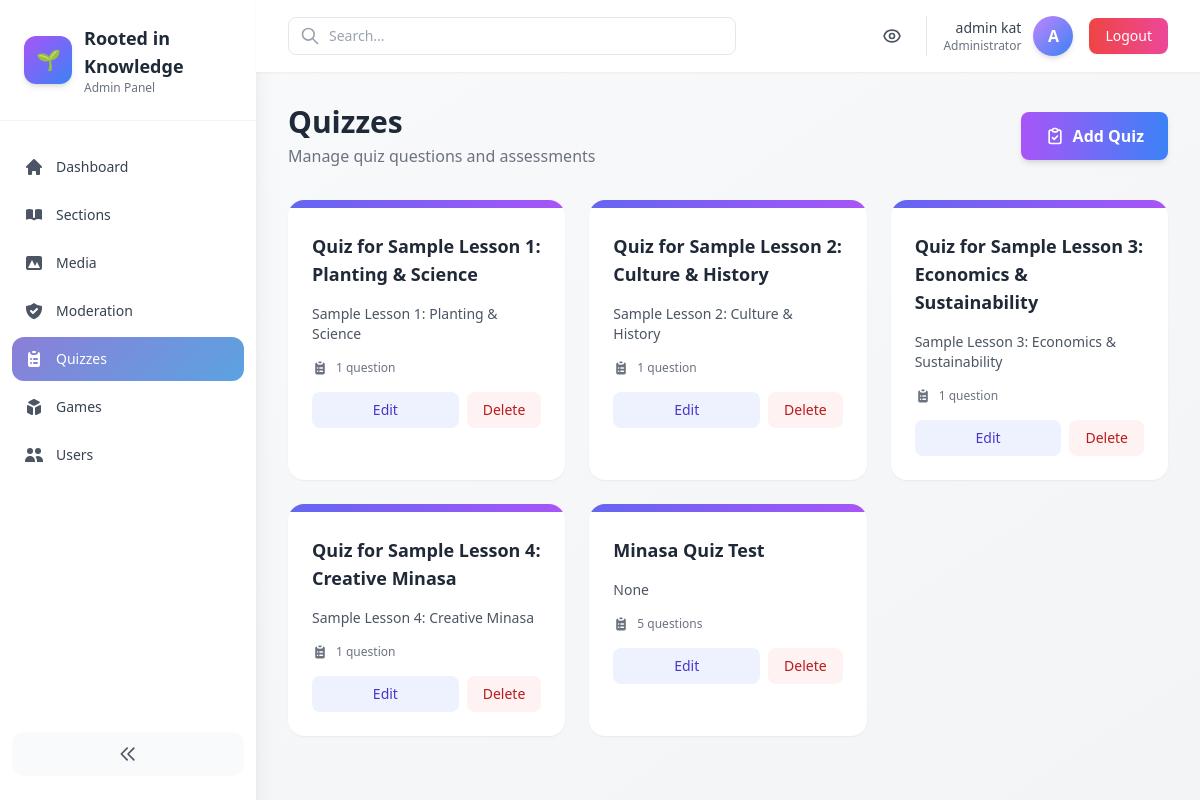
The app's page /admin-panel/quizzes/ (signed in) with its own data.
### quizzes/models.py (models this page shows, shortened)
class Quiz(models.Model):
    title = models.CharField(max_length=200)
    article = models.ForeignKey(Article, on_delete=models.SET_NULL, null=True, blank=True)

### core/models.py (models this page shows)
class Article(models.Model):
    CATEGORY_CHOICES = [
        ('planting', 'Planting & Science'),
        ('culture', 'Culture & History'),
        ('economics', 'Economics & Sustainability'),
        ('creative', 'Creative Minasa'),
    ]
    title = models.CharField(max_length=200)
    slug = models.SlugField(unique=True)
    category = models.CharField(max_length=50, choices=CATEGORY_CHOICES)
    excerpt = models.TextField(blank=True)
    content = models.TextField()
    video = models.FileField(upload_to='videos/', blank=True, null=True)
    pdf = models.FileField(upload_to='pdfs/', blank=True, null=True)
    cover_image = models.ImageField(upload_to='article_covers/', blank=True, null=True)
    created_at = models.DateTimeField(auto_now_add=True)
    def __str__(self):
        return self.title

### core/admin_panel/views.py (the view)
# urls.py: path('admin-panel/quizzes/', admin_views.QuizListView.as_view(), name='admin_quizzes'),
@method_decorator(staff_member_required, name='dispatch')
class QuizListView(ListView):
    model = Quiz
    template_name = 'core/admin_panel/quiz_list.html'
    context_object_name = 'quizzes'
    paginate_by = 12

### core/templates/core/admin_panel/quiz_list.html (shortened to what this page needs)
{% extends 'core/admin_panel/base.html' %}
{% block content %}
<div class="flex flex-col sm:flex-row sm:items-center sm:justify-between mb-8 gap-4">
  <div>
    <h1 class="text-3xl font-bold text-gray-800">Quizzes</h1>
    <p class="text-gray-500 mt-1">Manage quiz questions and assessments</p>
  </div>
  <a href="{% url 'core:admin_quiz_add' %}" class="inline-flex items-center justify-center gap-2 px-6 py-3 bg-gradient-to-r from-purple-500 to-blue-500 text-white font-semibold rounded-lg hover:from-purple-600 hover:to-blue-600 transition-all shadow-md hover:shadow-lg">
    <svg class="w-5 h-5" fill="none" stroke="currentColor" viewBox="0 0 24 24">
      <path stroke-linecap="round" stroke-linejoin="round" stroke-width="2" d="M9 5H7a2 2 0 00-2 2v12a2 2 0 002 2h10a2 2 0 002-2V7a2 2 0 00-2-2h-2M9 5a2 2 0 002 2h2a2 2 0 002-2M9 5a2 2 0 012-2h2a2 2 0 012 2m-6 9l2 2 4-4"></path>
    </svg>
    Add Quiz
  </a>
</div>
<div class="grid grid-cols-1 md:grid-cols-2 lg:grid-cols-3 gap-6">
  {% for q in quizzes %}
  <div class="bg-white rounded-2xl shadow-sm hover:shadow-md transition-all overflow-hidden">
    <div class="h-2 bg-gradient-to-r from-indigo-500 to-purple-500"></div>
    <div class="p-6">
      <div class="flex items-start justify-between mb-3">
        <div class="flex-1">
          <h3 class="text-lg font-bold text-gray-800 mb-1">{{ q.title }}</h3>
        </div>
      </div>
      <p class="text-gray-600 text-sm mb-4 line-clamp-3">{{ q.article|truncatewords:20 }}</p>
      <div class="flex items-center gap-2 text-xs text-gray-500 mb-4">
        <span>{{ q.questions.count }} question{{ q.questions.count|pluralize }}</span>
      </div>
      <div class="flex gap-2">
        <a href="{% url 'core:admin_quiz_edit' q.pk %}" class="flex-1 px-4 py-2 bg-indigo-50 text-indigo-700 text-sm font-medium rounded-lg hover:bg-indigo-100 transition-colors text-center">
          Edit
        </a>
        <a href="{% url 'core:admin_quiz_delete' q.pk %}" class="px-4 py-2 bg-red-50 text-red-700 text-sm font-medium rounded-lg hover:bg-red-100 transition-colors">
          Delete
        </a>
      </div>
    </div>
  </div>
  {% endfor %}
</div>
{% endblock %}

### core/templates/core/admin_panel/base.html (shortened to what this page needs)
<!doctype html>
<html lang="en">
  <head>
    <script src="https://cdn.tailwindcss.com"></script>
  </head>
  <body class="bg-gradient-to-br from-gray-50 to-gray-100 min-h-screen antialiased" x-data="{ sidebarOpen: true, mobileMenuOpen: false }">
    <div class="min-h-screen flex">
      <aside :class="sidebarOpen ? 'w-64' : 'w-20'" class="bg-white shadow-xl transition-all duration-300 h-screen sticky top-0 hidden lg:block">
        <div class="p-6 border-b border-gray-100">
          <div class="flex items-center gap-3">
            <div class="w-12 h-12 bg-gradient-to-br from-purple-500 to-blue-500 rounded-xl flex items-center justify-center text-white shadow-md flex-shrink-0">
              <span class="text-xl">🌱</span>
            </div>
            <div x-show="sidebarOpen" x-transition>
              <div class="text-lg font-bold text-gray-800">Rooted in Knowledge</div>
              <p class="text-xs text-gray-500">Admin Panel</p>
            </div>
          </div>
        </div>
        <nav class="mt-6 px-3">
          <ul class="space-y-1 text-sm">
            <li>
              <a href="{% url 'core:admin_dashboard' %}" class="flex items-center gap-3 p-3 rounded-xl hover:bg-purple-50 transition-all group {% if request.resolver_match.url_name == 'admin_dashboard' %}active-nav{% endif %}">
                <svg class="w-5 h-5 flex-shrink-0 {% if request.resolver_match.url_name == 'admin_dashboard' %}text-white{% else %}text-gray-600 group-hover:text-purple-600{% endif %}" fill="currentColor" viewBox="0 0 20 20">
                  <path d="M10.707 2.293a1 1 0 00-1.414 0l-7 7a1 1 0 001.414 1.414L4 10.414V17a1 1 0 001 1h2a1 1 0 001-1v-2a1 1 0 011-1h2a1 1 0 011 1v2a1 1 0 001 1h2a1 1 0 001-1v-6.586l.293.293a1 1 0 001.414-1.414l-7-7z"></path>
                </svg>
                <span x-show="sidebarOpen" class="font-medium {% if request.resolver_match.url_name == 'admin_dashboard' %}text-white{% else %}text-gray-700 group-hover:text-purple-600{% endif %}">Dashboard</span>
              </a>
            </li>
            <li>
              <a href="{% url 'core:admin_sections' %}" class="flex items-center gap-3 p-3 rounded-xl hover:bg-purple-50 transition-all group {% if 'section' in request.resolver_match.url_name %}active-nav{% endif %}">
                <svg class="w-5 h-5 flex-shrink-0 {% if 'section' in request.resolver_match.url_name %}text-white{% else %}text-gray-600 group-hover:text-purple-600{% endif %}" fill="currentColor" viewBox="0 0 20 20">
                  <path d="M9 4.804A7.968 7.968 0 005.5 4c-1.255 0-2.443.29-3.5.804v10A7.969 7.969 0 015.5 14c1.669 0 3.218.51 4.5 1.385A7.962 7.962 0 0114.5 14c1.255 0 2.443.29 3.5.804v-10A7.968 7.968 0 0014.5 4c-1.255 0-2.443.29-3.5.804V12a1 1 0 11-2 0V4.804z"></path>
                </svg>
                <span x-show="sidebarOpen" class="font-medium {% if 'section' in request.resolver_match.url_name %}text-white{% else %}text-gray-700 group-hover:text-purple-600{% endif %}">Sections</span>
              </a>
            </li>
            <li>
              <a href="{% url 'core:admin_media' %}" class="flex items-center gap-3 p-3 rounded-xl hover:bg-purple-50 transition-all group {% if 'media' in request.resolver_match.url_name %}active-nav{% endif %}">
                <svg class="w-5 h-5 flex-shrink-0 {% if 'media' in request.resolver_match.url_name %}text-white{% else %}text-gray-600 group-hover:text-purple-600{% endif %}" fill="currentColor" viewBox="0 0 20 20">
                  <path fill-rule="evenodd" d="M4 3a2 2 0 00-2 2v10a2 2 0 002 2h12a2 2 0 002-2V5a2 2 0 00-2-2H4zm12 12H4l4-8 3 6 2-4 3 6z" clip-rule="evenodd"></path>
                </svg>
                <span x-show="sidebarOpen" class="font-medium {% if 'media' in request.resolver_match.url_name %}text-white{% else %}text-gray-700 group-hover:text-purple-600{% endif %}">Media</span>
              </a>
            </li>
            <li>
              <a href="{% url 'core:admin_moderation' %}" class="flex items-center gap-3 p-3 rounded-xl hover:bg-purple-50 transition-all group {% if 'moderation' in request.resolver_match.url_name %}active-nav{% endif %}">
                <svg class="w-5 h-5 flex-shrink-0 {% if 'moderation' in request.resolver_match.url_name %}text-white{% else %}text-gray-600 group-hover:text-purple-600{% endif %}" fill="currentColor" viewBox="0 0 20 20">
                  <path fill-rule="evenodd" d="M2.166 4.999A11.954 11.954 0 0010 1.944 11.954 11.954 0 0017.834 5c.11.65.166 1.32.166 2.001 0 5.225-3.34 9.67-8 11.317C5.34 16.67 2 12.225 2 7c0-.682.057-1.35.166-2.001zm11.541 3.708a1 1 0 00-1.414-1.414L9 10.586 7.707 9.293a1 1 0 00-1.414 1.414l2 2a1 1 0 001.414 0l4-4z" clip-rule="evenodd"></path>
                </svg>
                <span x-show="sidebarOpen" class="font-medium {% if 'moderation' in request.resolver_match.url_name %}text-white{% else %}text-gray-700 group-hover:text-purple-600{% endif %}">Moderation</span>
              </a>
            </li>
            <li>
              <a href="{% url 'core:admin_quizzes' %}" class="flex items-center gap-3 p-3 rounded-xl hover:bg-purple-50 transition-all group {% if 'quiz' in request.resolver_match.url_name %}active-nav{% endif %}">
                <svg class="w-5 h-5 flex-shrink-0 {% if 'quiz' in request.resolver_match.url_name %}text-white{% else %}text-gray-600 group-hover:text-purple-600{% endif %}" fill="currentColor" viewBox="0 0 20 20">
                  <path d="M9 2a1 1 0 000 2h2a1 1 0 100-2H9z"></path>
                  <path fill-rule="evenodd" d="M4 5a2 2 0 012-2 3 3 0 003 3h2a3 3 0 003-3 2 2 0 012 2v11a2 2 0 01-2 2H6a2 2 0 01-2-2V5zm3 4a1 1 0 000 2h.01a1 1 0 100-2H7zm3 0a1 1 0 000 2h3a1 1 0 100-2h-3zm-3 4a1 1 0 100 2h.01a1 1 0 100-2H7zm3 0a1 1 0 100 2h3a1 1 0 100-2h-3z" clip-rule="evenodd"></path>
                </svg>
                <span x-show="sidebarOpen" class="font-medium {% if 'quiz' in request.resolver_match.url_name %}text-white{% else %}text-gray-700 group-hover:text-purple-600{% endif %}">Quizzes</span>
              </a>
            </li>
            <li>
              <a href="{% url 'core:admin_games' %}" class="flex items-center gap-3 p-3 rounded-xl hover:bg-purple-50 transition-all group {% if 'game' in request.resolver_match.url_name %}active-nav{% endif %}">
                <svg class="w-5 h-5 flex-shrink-0 {% if 'game' in request.resolver_match.url_name %}text-white{% else %}text-gray-600 group-hover:text-purple-600{% endif %}" fill="currentColor" viewBox="0 0 20 20">
                  <path d="M11 17a1 1 0 001.447.894l4-2A1 1 0 0017 15V9.236a1 1 0 00-1.447-.894l-4 2a1 1 0 00-.553.894V17zM15.211 6.276a1 1 0 000-1.788l-4.764-2.382a1 1 0 00-.894 0L4.789 4.488a1 1 0 000 1.788l4.764 2.382a1 1 0 00.894 0l4.764-2.382zM4.447 8.342A1 1 0 003 9.236V15a1 1 0 00.553.894l4 2A1 1 0 009 17v-5.764a1 1 0 00-.553-.894l-4-2z"></path>
                </svg>
                <span x-show="sidebarOpen" class="font-medium {% if 'game' in request.resolver_match.url_name %}text-white{% else %}text-gray-700 group-hover:text-purple-600{% endif %}">Games</span>
              </a>
            </li>
            <li>
              <a href="{% url 'core:admin_users' %}" class="flex items-center gap-3 p-3 rounded-xl hover:bg-purple-50 transition-all group {% if 'user' in request.resolver_match.url_name %}active-nav{% endif %}">
                <svg class="w-5 h-5 flex-shrink-0 {% if 'user' in request.resolver_match.url_name %}text-white{% else %}text-gray-600 group-hover:text-purple-600{% endif %}" fill="currentColor" viewBox="0 0 20 20">
                  <path d="M9 6a3 3 0 11-6 0 3 3 0 016 0zM17 6a3 3 0 11-6 0 3 3 0 016 0zM12.93 17c.046-.327.07-.66.07-1a6.97 6.97 0 00-1.5-4.33A5 5 0 0119 16v1h-6.07zM6 11a5 5 0 015 5v1H1v-1a5 5 0 015-5z"></path>
                </svg>
                <span x-show="sidebarOpen" class="font-medium {% if 'user' in request.resolver_match.url_name %}text-white{% else %}text-gray-700 group-hover:text-purple-600{% endif %}">Users</span>
              </a>
            </li>
          </ul>
        </nav>
        <div class="absolute bottom-6 left-0 right-0 px-3">
          <button @click="sidebarOpen = !sidebarOpen" class="w-full p-3 bg-gray-50 hover:bg-gray-100 rounded-xl transition-all flex items-center justify-center">
            <svg class="w-5 h-5 text-gray-600" fill="none" stroke="currentColor" viewBox="0 0 24 24">
              <path stroke-linecap="round" stroke-linejoin="round" stroke-width="2" d="M11 19l-7-7 7-7m8 14l-7-7 7-7"></path>
            </svg>
          </button>
        </div>
      </aside>
      <div class="flex-1 flex flex-col min-w-0">
        <header class="bg-white shadow-sm sticky top-0 z-40">
          <div class="px-4 sm:px-6 lg:px-8 py-4 flex items-center justify-between">
            <div class="flex items-center gap-4 flex-1">
              <div class="relative max-w-md w-full">
                <input type="search" placeholder="Search..." class="w-full pl-10 pr-4 py-2 border border-gray-200 rounded-lg focus:outline-none focus:ring-2 focus:ring-purple-500 focus:border-transparent text-sm" />
                <svg class="w-5 h-5 text-gray-400 absolute left-3 top-1/2 -translate-y-1/2" fill="none" stroke="currentColor" viewBox="0 0 24 24">
                  <path stroke-linecap="round" stroke-linejoin="round" stroke-width="2" d="M21 21l-6-6m2-5a7 7 0 11-14 0 7 7 0 0114 0z"></path>
                </svg>
              </div>
            </div>
            <div class="flex items-center gap-4">
              <a href="/" class="p-2 hover:bg-gray-100 rounded-lg transition" title="View Site">
              </a>
              <div class="flex items-center gap-3 pl-4 border-l border-gray-200">
                <div class="text-right hidden sm:block">
                  <div class="text-sm font-medium text-gray-700">{{ user.username }}</div>
                  <div class="text-xs text-gray-500">Administrator</div>
                </div>
                <div class="w-10 h-10 bg-gradient-to-br from-purple-400 to-blue-500 rounded-full flex items-center justify-center text-white font-semibold shadow-md">
                  {{ user.username|slice:":1"|upper }}
                </div>
              </div>
              <a href="{% url 'logout' %}" class="px-4 py-2 text-sm font-medium text-white bg-gradient-to-r from-red-500 to-pink-500 hover:from-red-600 hover:to-pink-600 rounded-lg shadow-sm hover:shadow-md transition-all duration-200">
                Logout
              </a>
            </div>
          </div>
        </header>
        <main class="flex-1 p-4 sm:p-6 lg:p-8">
          {% block content %}{% endblock %}
        </main>
      </div>
    </div>
  </body>
</html>

### core/templates/core/admin_panel/base.html (style rules this page uses)
:root { --purple: #8B7FD8; --blue: #5BA3E0; }
.active-nav { background: linear-gradient(135deg, #8B7FD8 0%, #5BA3E0 100%); color: white; }

### records on screen
Quiz: title "Quiz for Sample Lesson 1: Planting & Science", article "Sample Lesson 1: Planting & Science", questions.count "1"
Quiz: title "Quiz for Sample Lesson 2: Culture & History", article "Sample Lesson 2: Culture & History", questions.count "1"
Quiz: title "Quiz for Sample Lesson 3: Economics & Sustainability", article "Sample Lesson 3: Economics & Sustainability", questions.count "1"
Quiz: title "Quiz for Sample Lesson 4: Creative Minasa", article "Sample Lesson 4: Creative Minasa", questions.count "1"
Quiz: title "Minasa Quiz Test", article "None", questions.count "5"

### other values on screen
{{ user.username }} "admin kat"
{{ user.username|slice:":1"|upper }} "A"
